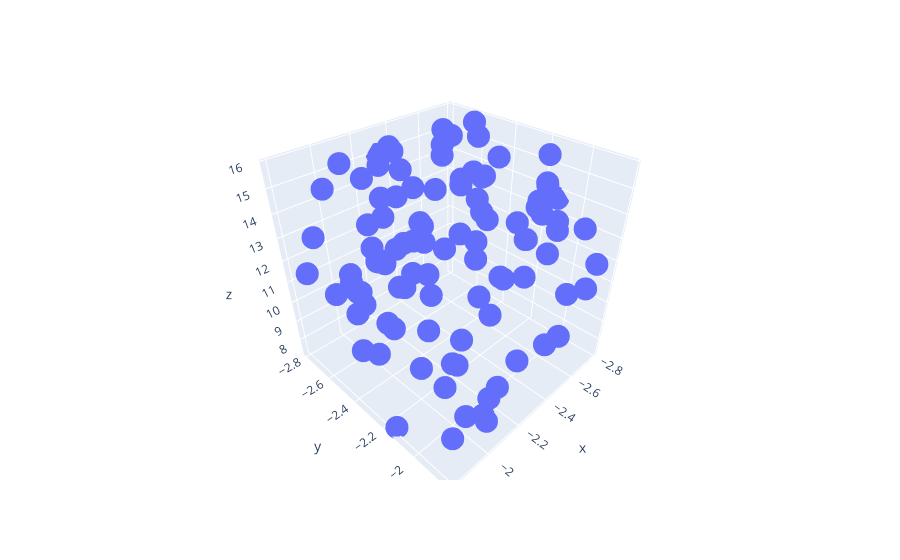

Notebook code for this chart:
### Code cell
## Visualize
import plotly.express as px

## Import iris data
df=px.data.iris()

fig=px.scatter_3d(df,x=x.ravel(),y=y.ravel(),z=z.ravel())
fig.show()
